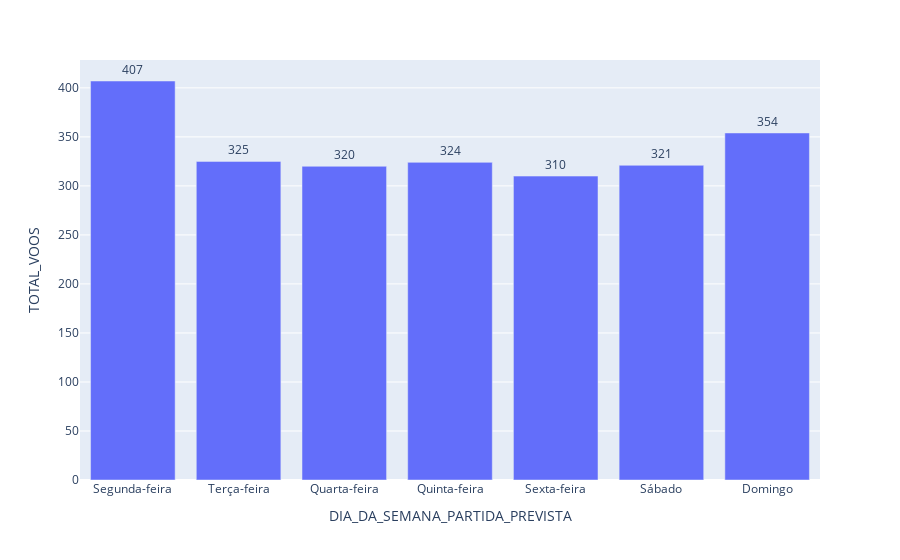

Notebook source saved alongside this figure:
### Code cell
fig = px.bar(dataframe_gb, x='DIA_DA_SEMANA_PARTIDA_PREVISTA', y='TOTAL_VOOS', text_auto='0')
fig.update_traces(
    textposition='outside'
)
fig
fig.show()

### Figure 1 — Plotly figure (JSON) as saved in the notebook; plotly's stock layout.template omitted (floating-point values rounded to 4 significant figures)
{"data": [{"alignmentgroup": "True", "hovertemplate": "DIA_DA_SEMANA_PARTIDA_PREVISTA=%{x}<br>TOTAL_VOOS=%{y}<extra></extra>", "legendgroup": "", "marker": {"color": "#636efa", "pattern": {"shape": ""}}, "name": "", "offsetgroup": "", "orientation": "v", "showlegend": false, "textposition": "outside", "texttemplate": "%{y:0}", "type": "bar", "x": ["Segunda-feira", "Terça-feira", "Quarta-feira", "Quinta-feira", "Sexta-feira", "Sábado", "Domingo"], "xaxis": "x", "y": [407, 325, 320, 324, 310, 321, 354], "yaxis": "y"}], "layout": {"barmode": "relative", "legend": {"tracegroupgap": 0}, "margin": {"t": 60}, "xaxis": {"anchor": "y", "domain": [0, 1], "title": {"text": "DIA_DA_SEMANA_PARTIDA_PREVISTA"}}, "yaxis": {"anchor": "x", "domain": [0, 1], "title": {"text": "TOTAL_VOOS"}}}}
